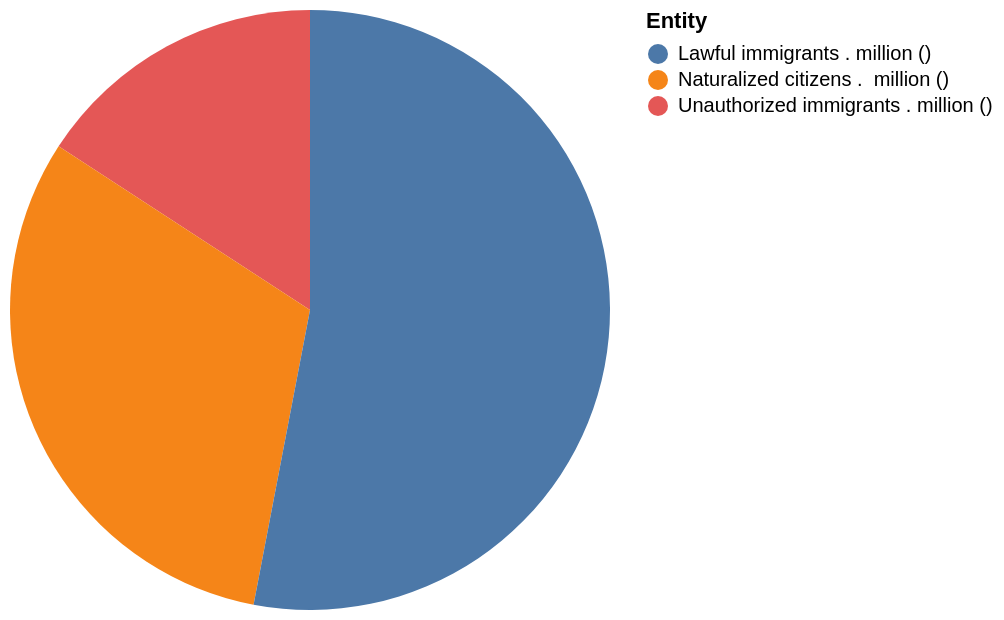

Express this chart as Vega-Lite.
### Vega-Lite specification from a JSON file in a GitHub repository (floating-point values rounded to 4 significant figures)
{"$schema": "https://vega.github.io/schema/vega-lite/v5.json", "description": "Pie chart auto-generated from CSV", "data": {"values": [{"Entity": "nan", "Value": "nan"}, {"Entity": "Unauthorized immigrants . million ()", "Value": "10.523"}, {"Entity": "Naturalized citizens .  million ()", "Value": "20.745"}, {"Entity": "Lawful immigrants . million ()", "Value": "35.277"}, {"Entity": "nan", "Value": "nan"}]}, "mark": "arc", "encoding": {"theta": {"field": "Value", "type": "quantitative"}, "color": {"field": "Entity", "type": "nominal"}}}
